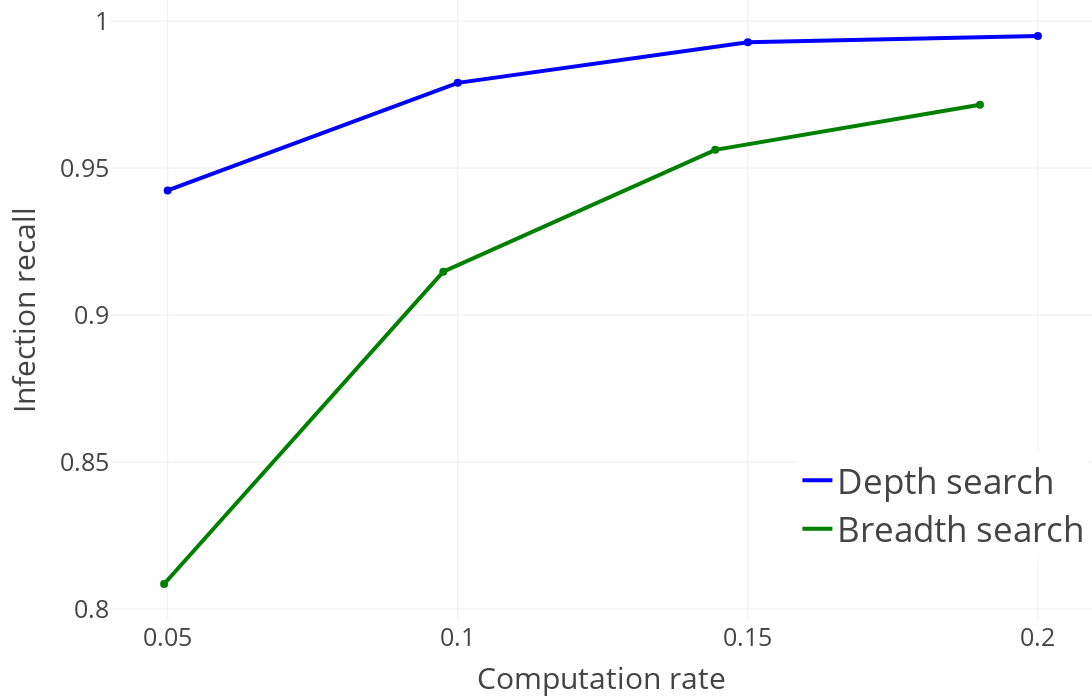

Write notebook code for a chart like this one.
### Markdown cell above
### Infection recall for different computation rates using depth search and breadth search (N and SNV frequency filter)

### Code cell
sub_fig = get_computation_rate_plot("infection_detection_rate", depth_vs_breadth_search_evaluation, "Infection recall", legend=dict(
            x=0.7,
            y=0.1,
            xanchor='left',
            yanchor='bottom',
            font=dict(size=35),
        ))
sub_fig.show()

### Figure 1 — Plotly figure (JSON) as saved in the notebook; plotly's stock layout.template omitted (floating-point values rounded to 4 significant figures)
{"data": [{"line": {"color": "blue", "dash": "solid", "width": 4}, "mode": "lines", "name": "Depth search", "type": "scatter", "x": [0.05, 0.1, 0.15, 0.2], "y": [0.9424, 0.979, 0.9928, 0.9949]}, {"marker": {"color": "blue", "size": 8, "symbol": "circle"}, "mode": "markers", "showlegend": false, "text": "", "type": "scatter", "x": [0.05], "y": [0.9424]}, {"marker": {"color": "blue", "size": 8, "symbol": "circle"}, "mode": "markers", "showlegend": false, "text": "", "type": "scatter", "x": [0.1], "y": [0.979]}, {"marker": {"color": "blue", "size": 8, "symbol": "circle"}, "mode": "markers", "showlegend": false, "text": "", "type": "scatter", "x": [0.15], "y": [0.9928]}, {"marker": {"color": "blue", "size": 8, "symbol": "circle"}, "mode": "markers", "showlegend": false, "text": "", "type": "scatter", "x": [0.2], "y": [0.9949]}, {"line": {"color": "green", "dash": "solid", "width": 4}, "mode": "lines", "name": "Breadth search", "type": "scatter", "x": [0.04938, 0.09751, 0.1444, 0.19], "y": [0.8085, 0.9148, 0.9562, 0.9715]}, {"marker": {"color": "green", "size": 8, "symbol": "circle"}, "mode": "markers", "showlegend": false, "text": "", "type": "scatter", "x": [0.04938], "y": [0.8085]}, {"marker": {"color": "green", "size": 8, "symbol": "circle"}, "mode": "markers", "showlegend": false, "text": "", "type": "scatter", "x": [0.09751], "y": [0.9148]}, {"marker": {"color": "green", "size": 8, "symbol": "circle"}, "mode": "markers", "showlegend": false, "text": "", "type": "scatter", "x": [0.1444], "y": [0.9562]}, {"marker": {"color": "green", "size": 8, "symbol": "circle"}, "mode": "markers", "showlegend": false, "text": "", "type": "scatter", "x": [0.19], "y": [0.9715]}], "layout": {"font": {"size": 25}, "height": 700, "legend": {"font": {"size": 35}, "x": 0.7, "xanchor": "left", "y": 0.1, "yanchor": "bottom"}, "margin": {"b": 80, "l": 110, "r": 0, "t": 0}, "width": 1200, "xaxis": {"autorange": true, "range": [0.04015, 0.2092], "tickmode": "array", "tickvals": [0.05, 0.1, 0.15, 0.2], "title": {"text": "Computation rate"}, "type": "linear"}, "yaxis": {"autorange": true, "range": [0.7963, 1.007], "title": {"text": "Infection recall"}, "type": "linear"}}}
